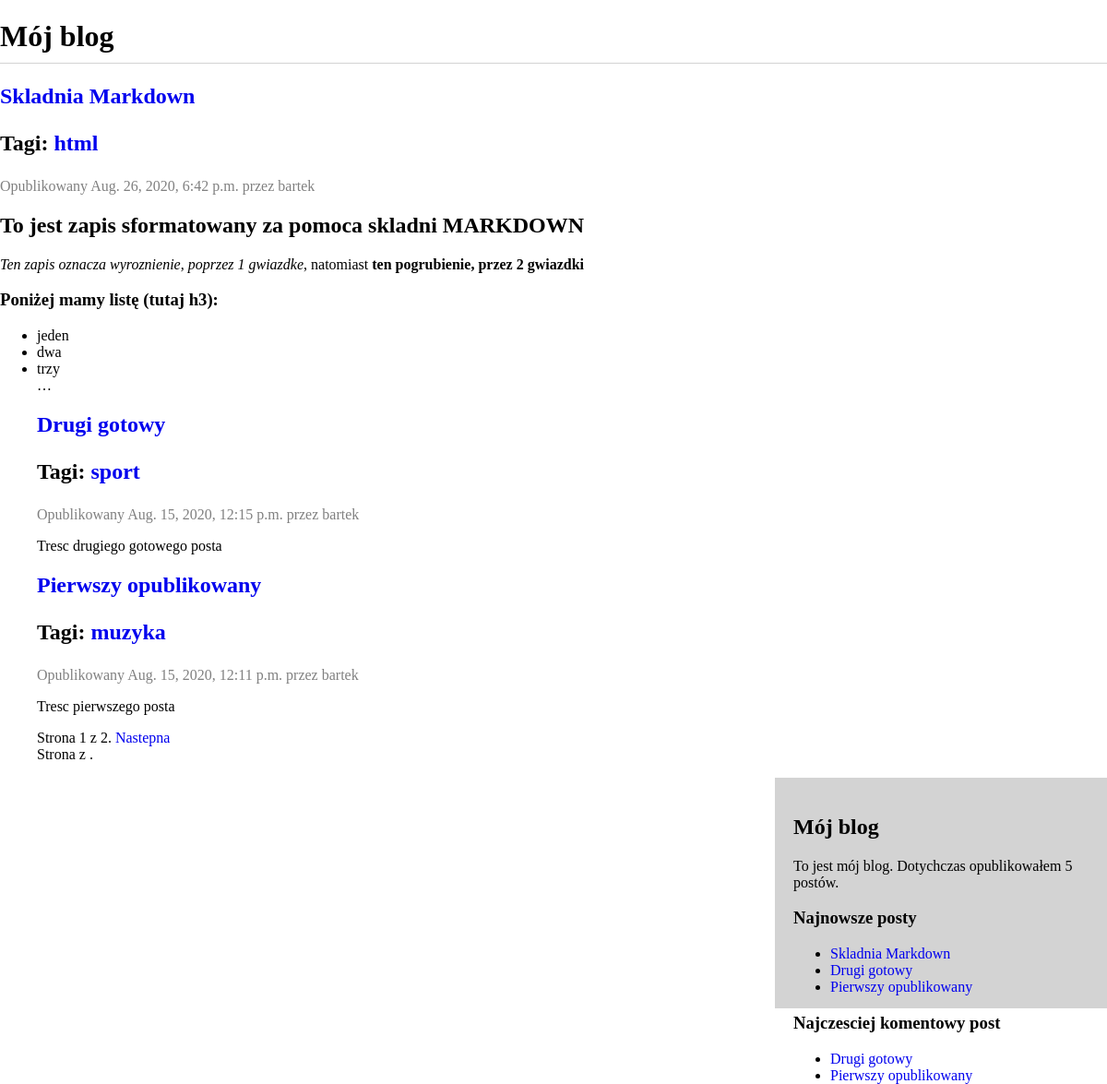
Screenshot of /blog/ with the database file from the repository.
### blog/models.py (models this page shows, shortened)
class Post(models.Model):
    STATUS_CHOICES = (
        ('draft','Draft'),
        ('published', 'Published'),
    )
    title = models.CharField(max_length=250)
    slug = models.SlugField(max_length=250, unique_for_date='publish')
    author = models.ForeignKey(User, on_delete=models.CASCADE, related_name='blog_posts')
    body = models.TextField()
    publish = models.DateTimeField(default=timezone.now)
    created = models.DateTimeField(auto_now_add=True)
    updated = models.DateTimeField(auto_now=True)
    status = models.CharField(max_length=10, choices=STATUS_CHOICES, default='draft')
    objects = models.Manager()              #manager domyslny
    published = PublishedManager()          #manager niestandardowy
    tags = TaggableManager()
    class Meta:
        ordering = ('-publish',)
    def get_absolute_url(self):
        return reverse('blog:post_detail',args=[self.publish.year, self.publish.strftime('%m'), self.publish.strftime('%d'), self.slug])

### blog/views.py (the view)
# urls.py: path('', views.post_list, name='post_list'), #jako def w view
def post_list(request, tag_slug = None):
    object_list = Post.published.all()
    tag = None
    if tag_slug:
        tag = get_object_or_404(Tag, slug=tag_slug)
        object_list = object_list.filter(tags__in=[tag])
    paginator = Paginator(object_list, 3)    #trzy posty na stronie
    page = request.GET.get('page')
    try:
        posts = paginator.page(page)
    except PageNotAnInteger: #jezeli zmienna page nie jest l. calkowita, pobierana jest pirewsza strona
        posts = paginator.page(1)
    except EmptyPage:   #jezeli strona jest pusta (za duzy nr), pobiera sie ostatnia strona
        posts = paginator.page(paginator.num_pages)
    return render(request, 'blog/post/list.html', {'page':page,'posts':posts, 'tag':tag})

### blog/models.py (called while the page is built)
    def get_queryset(self):
        return super(PublishedManager, self).get_queryset().filter(status='published')

### blog/templatetags/blog_tags.py (called while the page is built)
@register.simple_tag
def total_posts():
    return Post.published.count()

@register.inclusion_tag('blog/post/latest_posts.html')
def show_latest_posts(count=5):
    latest_posts = Post.published.order_by('-publish')[:count]
    return {'latest_posts':latest_posts}

@register.simple_tag
def get_most_commented_posts(count=5):
    return Post.published.annotate(total_comments=Count('comments')).order_by('-total_comments')[:count]

@register.filter(name='markdown')
def markdown_format(text):
    return mark_safe(markdown.markdown(text))

### blog/templates/blog/post/list.html (shortened to what this page needs)
{% extends "blog/base.html" %}
{% load blog_tags %}
{% block content %}
    <h1>Mój blog</h1>
    {% for post in posts %}
        <h2>
            <a href="{{ post.get_absolute_url }}">
                {{ post.title }}
            </a>
            <p class='tags'> Tagi:
                {% for tag in post.tags.all %}
                    <a href="{% url 'blog:post_list_by_tag' tag.slug %}">
                        {{ tag.name }}
                    </a>
                {% endfor %}
            </p>
        </h2>
        <p class="date">
            Opublikowany {{ post.publish }} przez {{ post.author }}
        </p>
        {{ post.body|markdown|truncatewords:30 }}
    {% endfor %}
    {% include "pagination.html" with page=posts %}
    {% include "pagination.html" with page=page_obj %}
{% endblock %}

### blog/templates/blog/base.html (shortened to what this page needs)
{% load blog_tags %}
{% load static %}
<!DOCTYPE html>
<html lang="en">
<head>
    <link href="{% static 'blog.css' %}" rel="stylesheet">
</head>
<body>
    <div id="content">
        {% block content %}
        {% endblock %}
    </div>
    <div id="sidebar">
        <h2>Mój blog</h2>
        <p>To jest mój blog. Dotychczas opublikowałem {% total_posts %} postów. </p>
        <h3>Najnowsze posty</h3>
        {% show_latest_posts 3 %}
        <h3>Najczesciej komentowy post</h3>
        {% get_most_commented_posts 2 as most_commented_posts %}
        <ul>
            {% for most_commented_post in most_commented_posts %}
            <li>
                <a href="{{ most_commented_post.get_absolute_url }}">{{ most_commented_post.title }}</a>
            </li>
        {% endfor %}
        </ul>
    </div>
</body>
</html>

### blog/templates/blog/post/latest_posts.html
<ul>
    {% for post in latest_posts %}
        <li>
            <a href="{{ post.get_absolute_url }}" > {{ post.title }} </a>
        </li>
    {% endfor %}
</ul>

### blog/static/blog.css (style rules this page uses)
* { box-sizing:border-box; }
a { text-decoration: none; }
body, html { height: 100%; margin: 0; }
h1 { border-bottom: 1px solid lightgrey; padding-bottom: 10px; }
.date, .info { color: grey; }
#container, #sidebar { display: inline-block; float: right; padding: 20px; height: 250px; width: 30%; background-color: lightgrey; }

### rows the page displays
Post: title "Skladnia Markdown", publish "Aug. 26, 2020, 6:42 p.m.", author "bartek", body "To jest zapis sformatowany za pomoca skladni MARKDOWN Ten zapis oznacza wyroznienie, poprzez 1 gwiazdke , natomiast ten pogrubienie, przez 2 gwiazdki Poniżej mamy listę (tutaj h3): jeden dwa trzy …"
Tag: name "html"
Post: title "Drugi gotowy", publish "Aug. 15, 2020, 12:15 p.m.", author "bartek", body "Tresc drugiego gotowego posta"
Tag: name "sport"
Post: title "Pierwszy opublikowany", publish "Aug. 15, 2020, 12:11 p.m.", author "bartek", body "Tresc pierwszego posta"
Tag: name "muzyka"

### other values shown
{{ page.number }} "1"
{{ page.paginator.num_pages }} "2"
